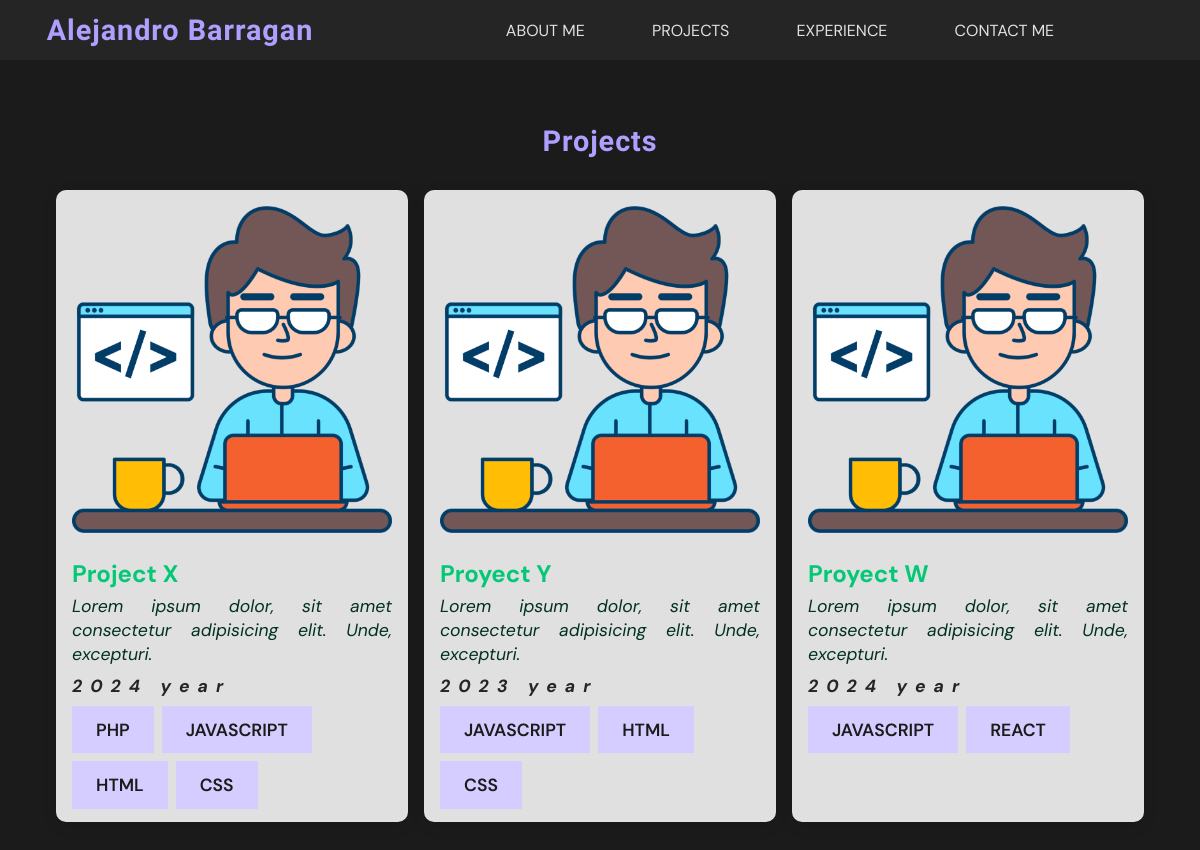
The app's page /content/ with its own data.
### content/models.py (models this page shows, shortened)
class Project(models.Model):
    name = models.CharField(max_length=100)
    description = models.TextField()
    year = models.IntegerField()
    image = models.ImageField(upload_to='static/img')
    repository = models.URLField()
    skills = models.ManyToManyField(Skill)

class Skill(models.Model):
    name = models.CharField(max_length=256)

### content/views.py (the view)
# urls.py: path('', project_list, name='projects_list'),
def project_list(request):
    projects = Project.objects.all()
    return render(
        request,
        'content/projects_list.html',
        {"projects": projects}
        )

### templates/content/projects_list.html (shortened to what this page needs)
{% extends 'base.html' %}
{% load static %}
{% block content %}
<section class="projects-section center-column">
    <h2>Projects</h2>
    <div class="projects-list center-row">
        {% for project in projects %}
            <div class="project-card">
                <a href="{{ project.repository }}" target="_blank">
                    <img src="{% static './img/logo3.png' %}" alt="ProjectIMG">
                    <p>{{ project.name }}</p>
                    <p>{{ project.description }}</p>
                    <p>{{ project.year }} year</p>
                    <div class="project-skills">
                        {% for skill in project.skills.all %}
                            <label class="text-label">{{ skill.name }}</label>
                        {% endfor %}
                    </div>
                </a>
            </div>
        {% endfor %}
    </div>
</section>
{% endblock content %}

### templates/base.html (shortened to what this page needs)
{% load static %}
<!DOCTYPE html>
<html lang="en">
<head>
    <link rel="stylesheet" href="{% static './css/base.css' %}">
    <link rel="stylesheet" href="{% static './css/header.css' %}">
    <link rel="stylesheet" href="{% static './css/section.css' %}">
    <link rel="stylesheet" href="{% static './css/responsive.css' %}">
</head>
<body>
    <header class="center-row">
        <div class="logo center-row">
            <a href="">
                <h2>Alejandro Barragan</h2>
            </a>
        </div>
        <nav class="nav-menu">
            <div class="nav-options center-row">
                <a href="{% url 'about' %}">About Me</a>
                <a href="{% url 'projects_list' %}">Projects</a>
                <a href="{% url 'experience_list' %}">Experience</a>
                <a href="{% url 'contact' %}">Contact Me</a>
            </div>
        </nav>
    </header>
    {% block content %}
    {% endblock content %}
</body>
</html>

### static/css/base.css (style rules this page uses)
:root { --primary-color: #AF9FFF; --primary-color-100: #D5CCFF; --primary-color-300: #7F66FF; --secondary-color: #025834; --secondary-color-600: #04C876; --secondary-color-900: #01321E; --neutral-color: #E0E0E0; --background-color: #1B1B1B; --surface-color: #252525; --lobster-font: "Lobster Two", sans-serif; --DM-font: "DM Sans", sans-serif; }
* { font-family: var(--DM-font); margin: 0; padding: 0; text-decoration: none; }
html { font-size: 16px; background-color: var(--background-color); }
h2 { font-family: var(--lobster-font); color: var(--primary-color); font-size: 1.8rem; letter-spacing: .06rem; }
p { color: var(--neutral-color); line-height: 1.5rem; font-size: 1.1rem; }
.text-label { color: var(--background-color); background-color: var(--primary-color-100); text-transform: uppercase; font-weight: 600; padding: 0.8rem 1.5rem; font-size: 1.1rem; }
.center-row { display: flex; align-items: center; justify-content: center; }
.center-column { display: flex; align-items: center; justify-content: center; flex-direction: column; }

### static/css/header.css (style rules this page uses)
header { background-color: var(--surface-color); height: 60px; position: sticky; top: 0px; }
.logo { width: 30%; height: 100%; }
.nav-menu { width: 70%; height: 100%; }
.nav-options { width: 100%; height: 100%; }
.nav-options a { color: var(--neutral-color); font-size: 1rem; text-transform: uppercase; margin: 2%; padding: 1% 2%; }

### static/css/section.css (style rules this page uses)
.projects-section { margin-top: 4rem; display: flex; flex-wrap: wrap; justify-content: space-evenly; }
.projects-list { display: flex; flex-wrap: wrap; justify-content: center; margin: 2rem 0; gap: 1rem; }
.project-card { height: 600px; width: 20rem; padding: 1rem; border-radius: 10px; background-color: var(--neutral-color); box-shadow: 0px 4px 15px rgba(0, 0, 0, 0.1); transition: transform 0.3s ease-in-out, box-shadow 0.3s ease-in-out; display: flex; flex-direction: column; align-items: center; justify-content: space-between; }
.project-card img { width: 100%; border-radius: 8px; object-fit: cover; margin-bottom: 1rem; }
.project-skills { width: 100%; display: flex; flex-wrap: wrap; gap: 0.5rem; margin-top: 0.2rem; }
a p:nth-child(2), .experience-card p:nth-child(2) { font-size: 1.5rem; color: var(--secondary-color-600); font-weight: bolder; margin: 0.5rem 0px; }
a p:nth-child(3) { font-style: italic; color: var(--secondary-color-900); text-align: justify; }
a p:nth-child(4), .experience-card p:nth-child(4) { margin: 0.5rem 0px; color: var(--surface-color); font-weight: bolder; font-style: italic; letter-spacing: 0.5rem; }

### records on screen
Project: name "Project X", description "Lorem ipsum dolor, sit amet consectetur adipisicing elit. Unde, excepturi.", year "2024"
Skill: name "PHP"
Skill: name "JAVASCRIPT"
Skill: name "HTML"
Skill: name "CSS"
Project: name "Proyect Y", description "Lorem ipsum dolor, sit amet consectetur adipisicing elit. Unde, excepturi.", year "2023"
Project: name "Proyect W", description "Lorem ipsum dolor, sit amet consectetur adipisicing elit. Unde, excepturi.", year "2024"
Skill: name "REACT"
